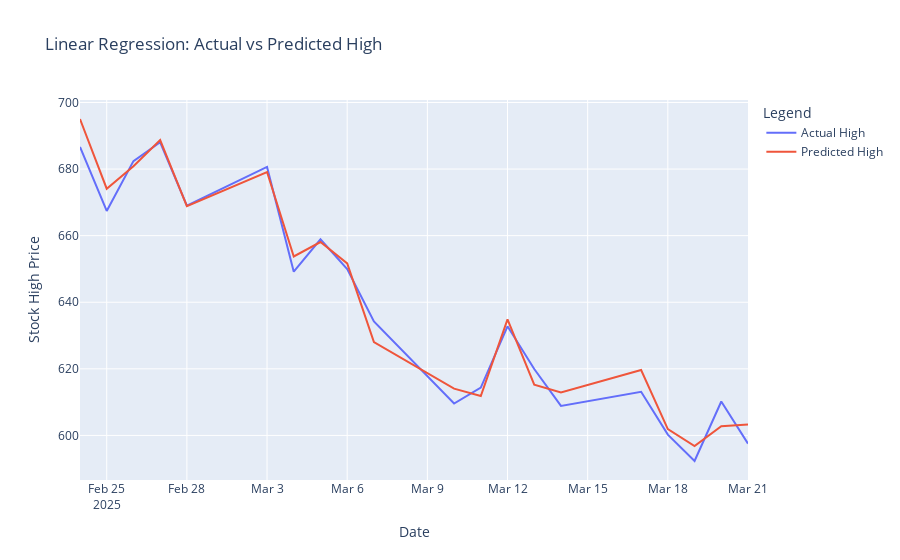

Here is the notebook cell this chart was saved with:
### Code cell
df['Predicted_High'] = reg.predict(X)
fig = go.Figure()

#  actual high prices
fig.add_trace(go.Scatter(
    x=df.index,
    y=df['High'],
    mode='lines',
    name='Actual High'
))

# predicted high prices
fig.add_trace(go.Scatter(
    x=df.index,
    y=df['Predicted_High'],
    mode='lines',
    name='Predicted High'
))

fig.update_layout(
    title='Linear Regression: Actual vs Predicted High',
    xaxis_title='Date',
    yaxis_title='Stock High Price',
    legend_title='Legend'
)

fig.show()

### Figure 1 — Plotly figure (JSON) as saved in the notebook; plotly's stock layout.template omitted (floating-point values rounded to 4 significant figures)
{"data": [{"mode": "lines", "name": "Actual High", "type": "scatter", "x": ["2025-02-24T00:00:00-05:00", "2025-02-25T00:00:00-05:00", "2025-02-26T00:00:00-05:00", "2025-02-27T00:00:00-05:00", "2025-02-28T00:00:00-05:00", "2025-03-03T00:00:00-05:00", "2025-03-04T00:00:00-05:00", "2025-03-05T00:00:00-05:00", "2025-03-06T00:00:00-05:00", "2025-03-07T00:00:00-05:00", "2025-03-10T00:00:00-04:00", "2025-03-11T00:00:00-04:00", "2025-03-12T00:00:00-04:00", "2025-03-13T00:00:00-04:00", "2025-03-14T00:00:00-04:00", "2025-03-17T00:00:00-04:00", "2025-03-18T00:00:00-04:00", "2025-03-19T00:00:00-04:00", "2025-03-20T00:00:00-04:00", "2025-03-21T00:00:00-04:00"], "y": [686.7, 667.4, 682.4, 688.0, 669.0, 680.6, 649.2, 658.9, 650.0, 634.2, 609.6, 614.4, 632.8, 619.9, 608.9, 613.1, 600.2, 592.3, 610.2, 597.5]}, {"mode": "lines", "name": "Predicted High", "type": "scatter", "x": ["2025-02-24T00:00:00-05:00", "2025-02-25T00:00:00-05:00", "2025-02-26T00:00:00-05:00", "2025-02-27T00:00:00-05:00", "2025-02-28T00:00:00-05:00", "2025-03-03T00:00:00-05:00", "2025-03-04T00:00:00-05:00", "2025-03-05T00:00:00-05:00", "2025-03-06T00:00:00-05:00", "2025-03-07T00:00:00-05:00", "2025-03-10T00:00:00-04:00", "2025-03-11T00:00:00-04:00", "2025-03-12T00:00:00-04:00", "2025-03-13T00:00:00-04:00", "2025-03-14T00:00:00-04:00", "2025-03-17T00:00:00-04:00", "2025-03-18T00:00:00-04:00", "2025-03-19T00:00:00-04:00", "2025-03-20T00:00:00-04:00", "2025-03-21T00:00:00-04:00"], "y": [695.0, 674.1, 680.8, 688.7, 668.8, 679.1, 653.8, 658.1, 651.7, 628.0, 614.0, 611.8, 634.9, 615.2, 612.9, 619.6, 601.9, 596.8, 602.8, 603.3]}], "layout": {"legend": {"title": {"text": "Legend"}}, "title": {"text": "Linear Regression: Actual vs Predicted High"}, "xaxis": {"title": {"text": "Date"}}, "yaxis": {"title": {"text": "Stock High Price"}}}}
